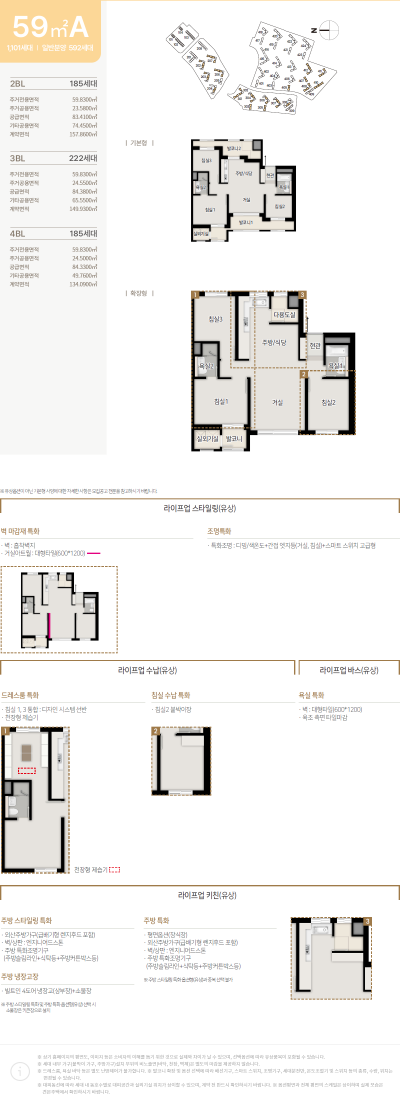
#> input picture 자료/59A_평면안내_원본.png, 1200 x 3301 px (shown at 1/3 size)
$ python scale_basic.py
#> lines starting #> are read from the running program, lines starting #| are printed output that depends on the picture; after the words box and inside, x2 and y2 are one past the last pixel; in counts of white or black regions, pixels touching at a corner belong together
"""확장형 평면도(59A_확장형_평면도.png)의 축척을 기본형 평면도로 잡는다.

전용면적 59.83㎡는 발코니를 뺀 면적이다. 확장형 그림에는 확장한 발코니가 집 안으로 들어와 있어
전용면적에 바로 맞추면 집이 작게 나온다. 그래서
1) 원본의 기본형 그림에서 외곽(벽 포함)과 발코니·실외기실 영역을 찾고,
2) 발코니를 뺀 영역을 벽 중심선까지 줄여 59.83㎡에 맞춘 축척(기본형 m/px)을 구한 뒤,
3) 기본형·확장형 외곽 면적 비(같은 건물 외곽)로 확장형 그림의 축척으로 옮긴다.

실행: python scale_basic.py  (env.npy가 있어야 한다: scale.py 먼저)
"""
from collections import deque
from pathlib import Path

import numpy as np
from PIL import Image

here = Path(__file__).parent
EXCLUSIVE_AREA = 59.83
BASIC_CROP = (560, 405, 900, 735)      # 원본에서 기본형 평면도 자리 (px)
BALCONY_SEEDS = [(28, 110), (250, 150), (285, 30)]   # 자른 그림 안의 발코니2·발코니1·실외기실 바닥 (y, x)

im = np.asarray(Image.open(here / '../../자료/59A_평면안내_원본.png').convert('RGB').crop(BASIC_CROP)).astype(int)
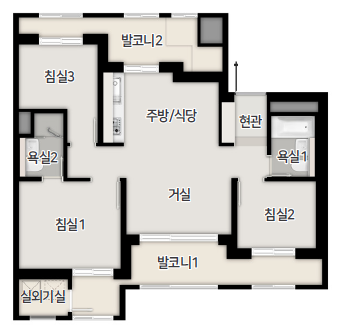
#> im: shape (330, 340, 3) int64; mean R, G, B 203, 201, 197.7
H, W, _ = im.shape
#> H = 330; W = 340


def flood(start, ok):
    m = np.zeros((H, W), bool)
    q = deque(start)
    for p in start:
        m[p] = True
    while q:
        y, x = q.popleft()
        for dy, dx in ((1, 0), (-1, 0), (0, 1), (0, -1)):
            ny, nx = y + dy, x + dx
            if 0 <= ny < H and 0 <= nx < W and ok[ny, nx] and not m[ny, nx]:
                m[ny, nx] = True
                q.append((ny, nx))
    return m


def erode(m, k):
    o = m.copy()
    for dy in range(-k, k + 1):
        for dx in range(-k, k + 1):
            o &= np.roll(np.roll(m, dy, 0), dx, 1)
    return o


white = im.min(2) > 247
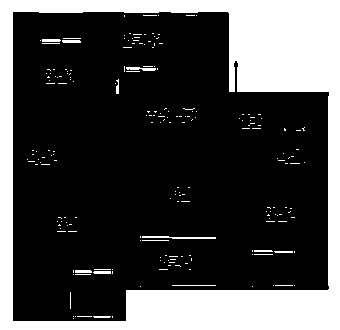
#> white: shape (330, 340) bool; 27.1% white; 207 white regions (194 under 20 px), largest, box (x1, y1, x2, y2) and area: (0, 0, 340, 330) 29077, (142, 236, 216, 239) 145, (126, 67, 156, 71) 81
border = [(y, x) for x in range(W) for y in (0, H - 1) if white[y, x]] + [(y, x) for y in range(H) for x in (0, W - 1) if white[y, x]]
#> border = 1340 pairs, first value 0 to 329, second value 0 to 339
env_basic = ~flood(border, white)
#> the loop in flood, `for p in start:` made 1340 passes
#> p on passes 1 to 3: (0, 0), (329, 0), (0, 1)
#> after the loop in flood, `for p in start:`:
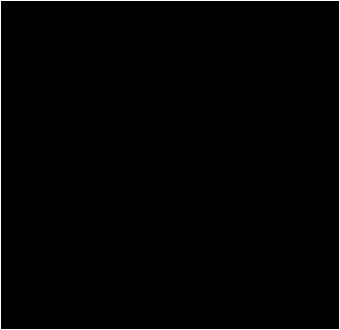
#> m: shape (330, 340) bool; 1.2% white in thin lines or dots
#> the loop in flood, `while q:` made 29081 passes
#> after the loop in flood, `while q:`:
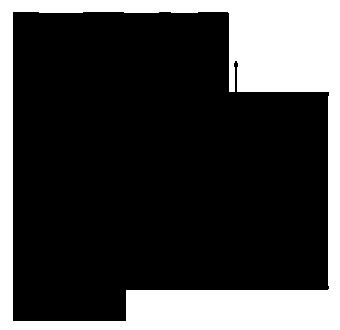
#> m: shape (330, 340) bool; 25.9% white; 1 white region, box (x1, y1, x2, y2) and area: (0, 0, 340, 330) 29077
floor = (im.max(2) >= 200) & env_basic
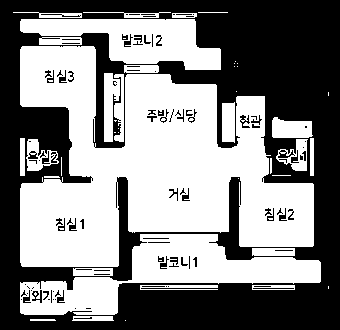
#> floor: shape (330, 340) bool; 52.2% white; 108 black regions (57 under 20 px), largest, box (x1, y1, x2, y2) and area: (0, 0, 340, 330) 51386, (240, 115, 250, 128) 64, (32, 290, 42, 303) 64
balcony = flood(BALCONY_SEEDS, floor)
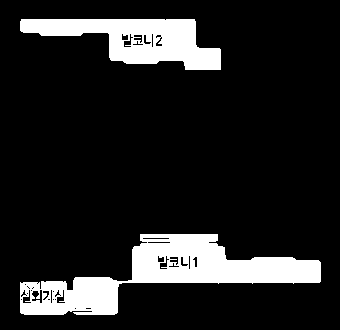
#> balcony: shape (330, 340) bool; 13.5% white; 2 white regions, box (x1, y1, x2, y2) and area: (20, 234, 321, 315) 9587, (20, 19, 221, 70) 5578

#> (the run stopped early here; a loop or call above may not have finished)
